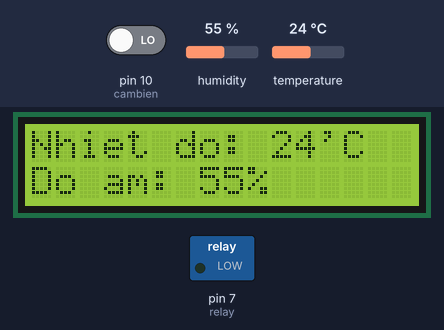
The sketch below on a simulated Arduino Uno, built with avr-gcc and run on an emulated ATmega328P. On the bench: 16×2 character LCD, switched loads named in the sketch (green lamp = pin HIGH). Inputs (shaded band) come from the test bench; at power-on: pin 10 (cambien) LOW, humidity 55 %, temperature 24 °C.

Above: at 2.2 s.
2.3 s: pin 10 (cambien) driven HIGH
At 3.5 s:
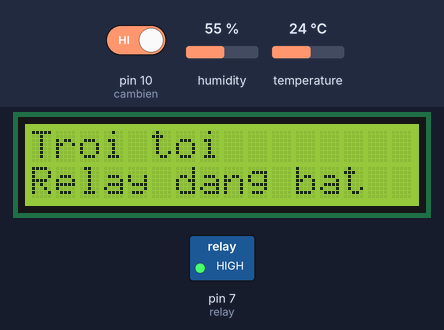
6.7 s: humidity set to 22 %
At 9.1 s:
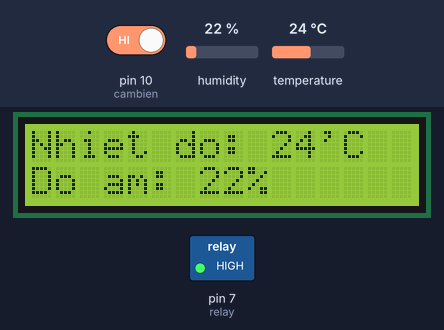
9.8 s: temperature set to 12 °C
At 13.0 s:
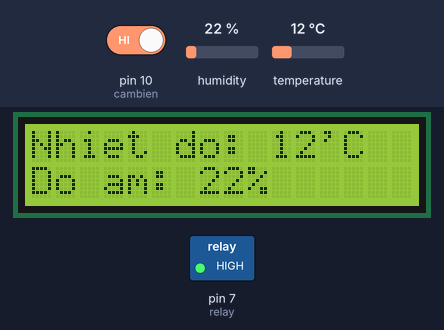
14.0 s: humidity set to 40 %
At 17.5 s:
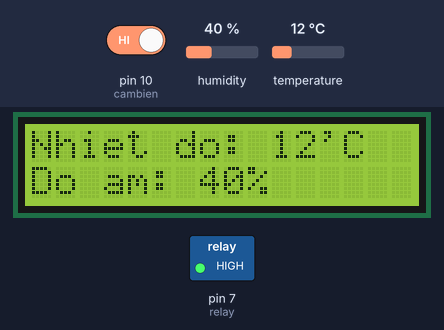
18.1 s: temperature set to 19 °C
At 21.6 s:
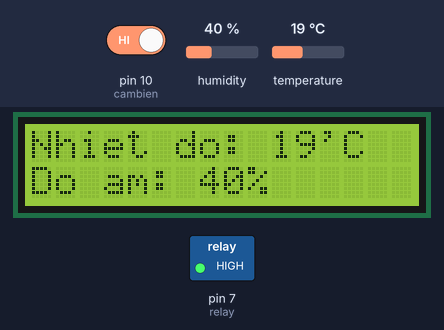
Timing chart, 0 to 23.1 s (numbered marks = the images above; inputs shaded):
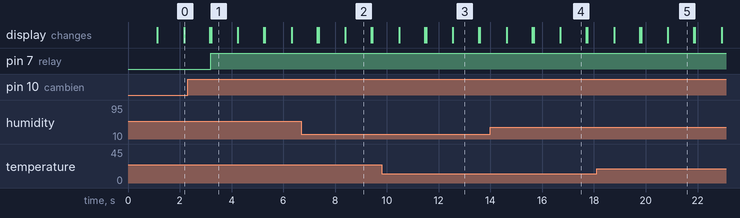

The sketch:

lcd_sensor.ino
```cpp
#include <DHT.h>
#include <Wire.h>
#include <LiquidCrystal_I2C.h>
 int cambien = 10;
int relay = 7;

const int DHTPIN = 8;       //Đọc dữ liệu từ DHT11 ở chân 2 trên mạch Arduino
const int DHTTYPE = DHT11;  //Khai báo loại cảm biến, có 2 loại là DHT11 và DHT22
DHT dht(DHTPIN, DHTTYPE);


int lcdColumns = 16;
int lcdRows = 2;

LiquidCrystal_I2C lcd(0x27, lcdColumns, lcdRows);

void setup() {
  Serial.begin(9600);
pinMode(cambien,INPUT);
pinMode(relay,OUTPUT);
  dht.begin();    // Khởi động cảm biến
  lcd.begin();    // turn on LCD backlight
  lcd.backlight();
  lcd.setCursor(0, 0);
  // print message
  lcd.print("Da khoi dong");
  lcd.setCursor(0,1);
  lcd.print("Made by Tan");
  delay(1000);
  lcd.clear();
}

void loop() {
  int as = digitalRead(cambien);    // Đọc cảm biến ánh sáng
  float h = dht.readHumidity();    //Đọc độ ẩm
  float t = dht.readTemperature(); //Đọc nhiệt độ


String nd="Nhiet do: "+ String(round(t))+"'C ";
String da="Do am: "+String(round(h))+"%";

  if (as==int(1)) {

    lcd.setCursor(0, 0);
    lcd.print("Troi toi");
    digitalWrite(relay,HIGH);
    lcd.setCursor(0, 1);
    lcd.print("Relay dang bat");

  } else {
    lcd.setCursor(0, 0);
    lcd.print("Troi sang");
    digitalWrite(relay,LOW);
    lcd.setCursor(0, 1);
    lcd.print("Relay dang tat");
  }
    delay(1000);
    lcd.clear();

    lcd.setCursor(0, 0);
    lcd.print(nd);
    lcd.setCursor(0, 1);
    lcd.print(da);

    delay(1000);
    lcd.clear();


}
```

Measured:
- after the input at 2.3 s, pin 7 (relay): LOW → HIGH after 0.90 s; the display: first differs from a run without the input after 0.91 s (image 1)
- what the display in image 1 shows lasts 1.0 s, from 3.2 s to 4.2 s
